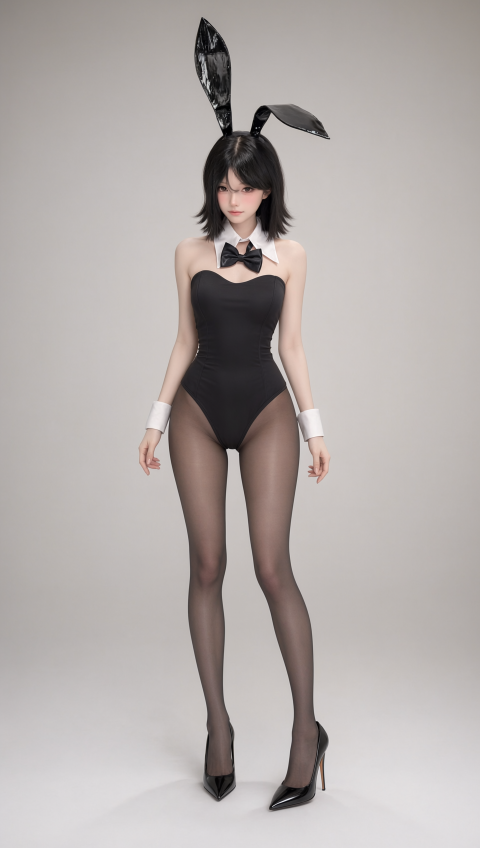
#> input picture provenance/half/inputs/01_front.png, 960 x 1696 px (shown at 1/2 size)
$ python -i native.py   (imports and definitions only)
#> lines starting #> are read from the running program, lines starting #| are printed output that depends on the picture
"""Archive the native RGB take losslessly and make a synchronized five-second viewing copy."""

import argparse
import hashlib
import json
import subprocess
from pathlib import Path

import numpy as np
from PIL import Image, ImageDraw, ImageFont

HERE = Path(__file__).resolve().parent
RELEASE = HERE.parents[1] / "release"
SIZE = (640, 1920)
FRAMES = 73
SHORT_SIZE = 1080
HAND_BOX = (8, 555, 632, 1231)
TILES = ((20, 52, 338, 1014), (388, 146, 672, 728))
FONT = "/usr/share/fonts/opentype/noto/NotoSansCJK-Regular.ttc"


def file_sha(path):
    with path.open("rb") as f:
        return hashlib.file_digest(f, "sha256").hexdigest()


# [109 lines left out: functions decoder, archive, canvas, layout, not called in this run]


def export(source, dest, whole=False):
    dest.parent.mkdir(parents=True, exist_ok=True)
    base = None if whole else canvas()
    length = FRAMES - 1
    out_size = SIZE if whole else (SHORT_SIZE, SHORT_SIZE)
    temp = dest.with_name(dest.stem + ".partial.mp4")
    targets = []
    with subprocess.Popen(
        [
            "ffmpeg",
            "-v",
            "error",
            "-y",
            "-f",
            "rawvideo",
            "-pixel_format",
            "rgb24",
            "-video_size",
            f"{out_size[0]}x{out_size[1]}",
            "-framerate",
            "72/5",
            "-i",
            "pipe:0",
            "-c:v",
            "libx264",
            "-threads",
            "4",
            "-preset",
            "medium",
            "-crf",
            "15",
            "-pix_fmt",
            "yuv420p",
            "-movflags",
            "+faststart",
            str(temp),
        ],
        stdin=subprocess.PIPE,
    ) as encoder:
        for i, image in enumerate(decoder(source, SIZE)):
            if i < length:
                shot = image if whole else layout(image, base)
                encoder.stdin.write(shot.tobytes())
                check = (
                    shot.crop((64, 877, 576, 1167))
                    if whole
                    else shot.resize((270, 270), Image.Resampling.BOX)
                )
                targets.append(np.int16(check))
        encoder.stdin.close()
        if encoder.wait():
            raise RuntimeError("Could not encode the review clip")
    errors = []
    for i, shot in enumerate(decoder(temp, out_size)):
        check = (
            shot.crop((64, 877, 576, 1167))
            if whole
            else shot.resize((270, 270), Image.Resampling.BOX)
        )
        decoded = np.int16(check)
        errors.append(round(float(np.abs(targets[i] - decoded).mean()), 4))
    meta = json.loads(
        subprocess.check_output(
            [
                "ffprobe",
                "-v",
                "error",
                "-select_streams",
                "v:0",
                "-show_entries",
                "stream=nb_frames,width,height,avg_frame_rate,duration",
                "-of",
                "json",
                str(temp),
            ]
        )
    )["streams"][0]
    if (
        len(errors) != length
        or max(errors) > 2.5
        or abs(float(meta["duration"]) - 5) > 0.001
    ):
        raise ValueError(
            "The review clip differs from the 72 original views or the five-second duration"
        )
    temp.replace(dest)
    return {
        "video": meta,
        "source_sha256": file_sha(source),
        "film_sha256": file_sha(dest),
        "source_frame_range_inclusive": [0, 71],
        "examined_pixels": "Native RGB wrist band [64,877,576,1167)"
        if whole
        else "Whole 270x270 review board",
        "max_frame_mean_rgb_error": max(errors),
        "closeup_box_xyxy": None if whole else HAND_BOX,
    }


# [19 lines not run here, left out]

>>> import cv2
>>> picture = cv2.imread('../../provenance/half/inputs/01_front.png', cv2.IMREAD_GRAYSCALE)
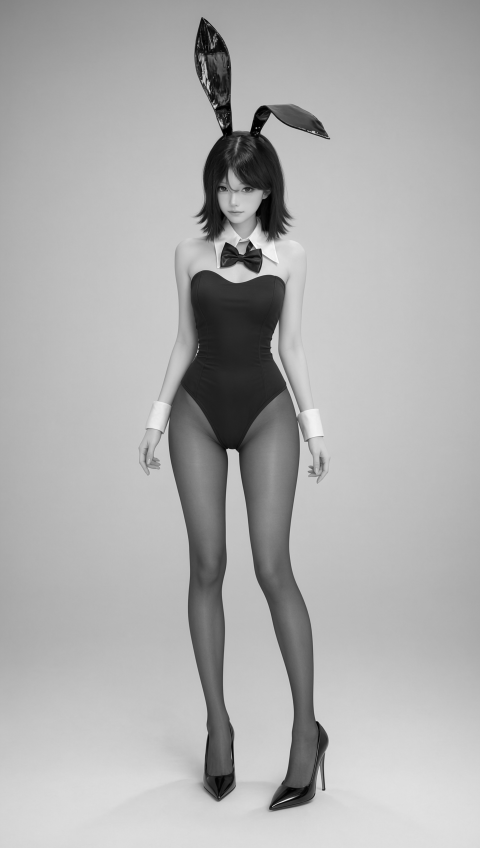
#> picture: shape (1696, 960) (shown at 1/2 size); min 0, max 254, mean 173.5
>>> result = export(picture, 'out.png')
#> (the run stopped early here; a loop or call above may not have finished)
